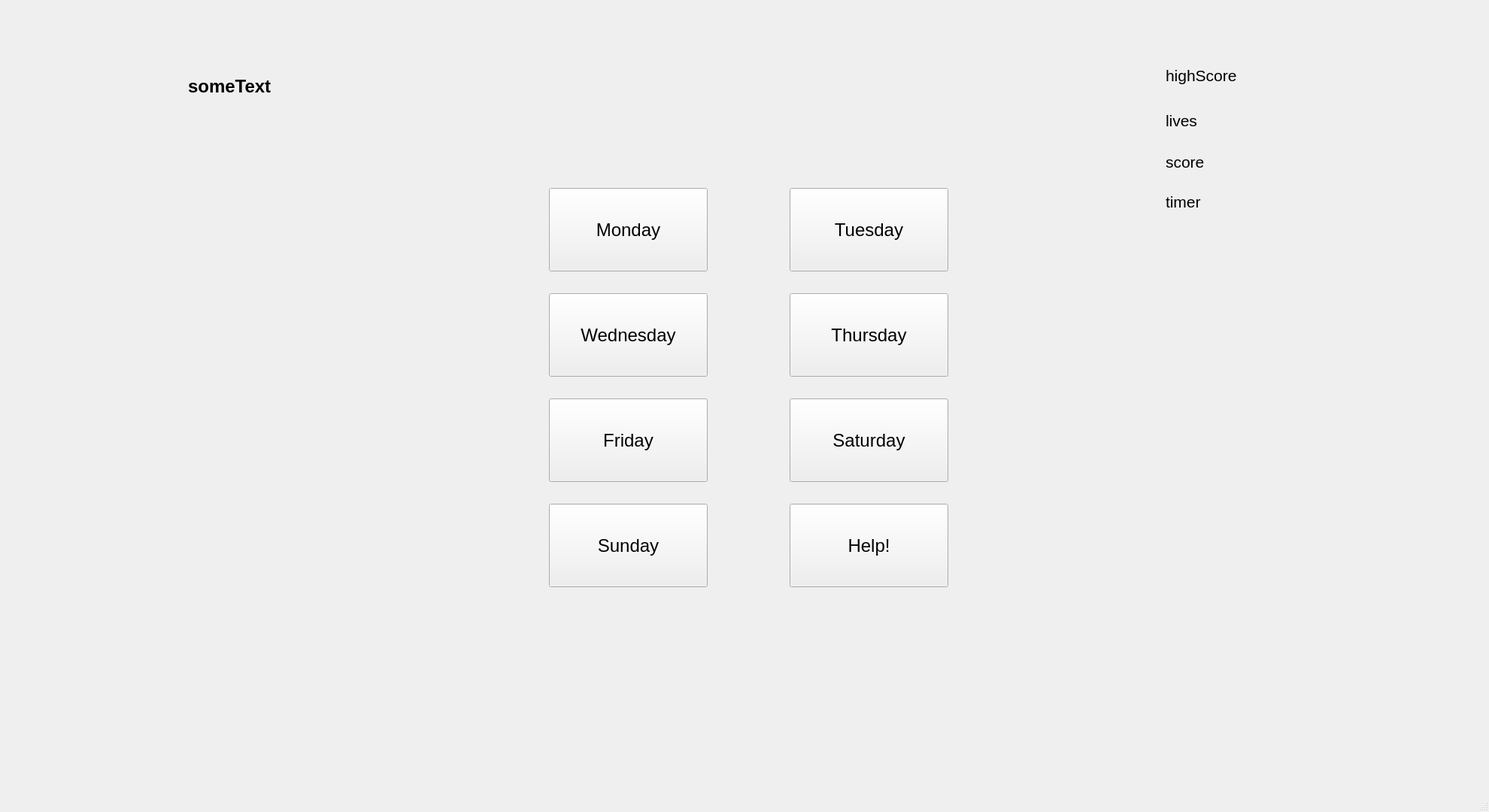
<?xml version="1.0" encoding="UTF-8"?>
<ui version="4.0">
 <class>DOW</class>
 <widget class="QMainWindow" name="DOW">
  <property name="geometry">
   <rect>
    <x>0</x>
    <y>0</y>
    <width>1980</width>
    <height>1080</height>
   </rect>
  </property>
  <property name="windowTitle">
   <string>DOW</string>
  </property>
  <widget class="QWidget" name="centralwidget">
   <widget class="QStackedWidget" name="stackedWidget">
    <property name="geometry">
     <rect>
      <x>0</x>
      <y>0</y>
      <width>1980</width>
      <height>1080</height>
     </rect>
    </property>
    <property name="sizePolicy">
     <sizepolicy hsizetype="Preferred" vsizetype="Preferred">
      <horstretch>0</horstretch>
      <verstretch>0</verstretch>
     </sizepolicy>
    </property>
    <property name="lineWidth">
     <number>0</number>
    </property>
    <property name="currentIndex">
     <number>1</number>
    </property>
    <widget class="QWidget" name="HomePage">
     <widget class="QPushButton" name="ChallengeModeButton">
      <property name="geometry">
       <rect>
        <x>860</x>
        <y>450</y>
        <width>300</width>
        <height>200</height>
       </rect>
      </property>
      <property name="font">
       <font>
        <pointsize>20</pointsize>
       </font>
      </property>
      <property name="text">
       <string>Challenge</string>
      </property>
     </widget>
     <widget class="QPushButton" name="NormalModeButton">
      <property name="geometry">
       <rect>
        <x>860</x>
        <y>200</y>
        <width>300</width>
        <height>200</height>
       </rect>
      </property>
      <property name="font">
       <font>
        <pointsize>20</pointsize>
       </font>
      </property>
      <property name="text">
       <string>Normal</string>
      </property>
     </widget>
     <widget class="QLabel" name="title">
      <property name="geometry">
       <rect>
        <x>860</x>
        <y>80</y>
        <width>291</width>
        <height>71</height>
       </rect>
      </property>
      <property name="font">
       <font>
        <pointsize>20</pointsize>
       </font>
      </property>
      <property name="text">
       <string>Day of The Week Quiz</string>
      </property>
     </widget>
    </widget>
    <widget class="QWidget" name="page">
     <property name="enabled">
      <bool>true</bool>
     </property>
     <property name="maximumSize">
      <size>
       <width>16777215</width>
       <height>1000</height>
      </size>
     </property>
     <widget class="QPushButton" name="monday">
      <property name="geometry">
       <rect>
        <x>730</x>
        <y>250</y>
        <width>211</width>
        <height>111</height>
       </rect>
      </property>
      <property name="font">
       <font>
        <pointsize>18</pointsize>
       </font>
      </property>
      <property name="text">
       <string>Monday</string>
      </property>
     </widget>
     <widget class="QPushButton" name="tuesday">
      <property name="geometry">
       <rect>
        <x>1050</x>
        <y>250</y>
        <width>211</width>
        <height>111</height>
       </rect>
      </property>
      <property name="font">
       <font>
        <pointsize>18</pointsize>
       </font>
      </property>
      <property name="text">
       <string>Tuesday</string>
      </property>
     </widget>
     <widget class="QPushButton" name="wednesday">
      <property name="geometry">
       <rect>
        <x>730</x>
        <y>390</y>
        <width>211</width>
        <height>111</height>
       </rect>
      </property>
      <property name="font">
       <font>
        <pointsize>18</pointsize>
       </font>
      </property>
      <property name="text">
       <string>Wednesday</string>
      </property>
     </widget>
     <widget class="QPushButton" name="thursday">
      <property name="geometry">
       <rect>
        <x>1050</x>
        <y>390</y>
        <width>211</width>
        <height>111</height>
       </rect>
      </property>
      <property name="font">
       <font>
        <pointsize>18</pointsize>
       </font>
      </property>
      <property name="text">
       <string>Thursday</string>
      </property>
     </widget>
     <widget class="QPushButton" name="friday">
      <property name="geometry">
       <rect>
        <x>730</x>
        <y>530</y>
        <width>211</width>
        <height>111</height>
       </rect>
      </property>
      <property name="font">
       <font>
        <pointsize>18</pointsize>
       </font>
      </property>
      <property name="text">
       <string>Friday</string>
      </property>
     </widget>
     <widget class="QPushButton" name="sunday">
      <property name="geometry">
       <rect>
        <x>730</x>
        <y>670</y>
        <width>211</width>
        <height>111</height>
       </rect>
      </property>
      <property name="font">
       <font>
        <pointsize>18</pointsize>
       </font>
      </property>
      <property name="text">
       <string>Sunday</string>
      </property>
     </widget>
     <widget class="QPushButton" name="helpButton">
      <property name="geometry">
       <rect>
        <x>1050</x>
        <y>670</y>
        <width>211</width>
        <height>111</height>
       </rect>
      </property>
      <property name="font">
       <font>
        <pointsize>18</pointsize>
       </font>
      </property>
      <property name="text">
       <string>Help!</string>
      </property>
     </widget>
     <widget class="QPushButton" name="saturday">
      <property name="geometry">
       <rect>
        <x>1050</x>
        <y>530</y>
        <width>211</width>
        <height>111</height>
       </rect>
      </property>
      <property name="font">
       <font>
        <pointsize>18</pointsize>
       </font>
      </property>
      <property name="text">
       <string>Saturday</string>
      </property>
     </widget>
     <widget class="QLabel" name="highScoreLabel">
      <property name="geometry">
       <rect>
        <x>1550</x>
        <y>80</y>
        <width>180</width>
        <height>40</height>
       </rect>
      </property>
      <property name="font">
       <font>
        <pointsize>16</pointsize>
       </font>
      </property>
      <property name="text">
       <string>highScore</string>
      </property>
     </widget>
     <widget class="QLabel" name="livesLabel">
      <property name="geometry">
       <rect>
        <x>1550</x>
        <y>140</y>
        <width>171</width>
        <height>41</height>
       </rect>
      </property>
      <property name="font">
       <font>
        <pointsize>16</pointsize>
       </font>
      </property>
      <property name="text">
       <string>lives</string>
      </property>
     </widget>
     <widget class="QLabel" name="scoreLabel">
      <property name="geometry">
       <rect>
        <x>1550</x>
        <y>200</y>
        <width>161</width>
        <height>31</height>
       </rect>
      </property>
      <property name="font">
       <font>
        <pointsize>16</pointsize>
       </font>
      </property>
      <property name="text">
       <string>score </string>
      </property>
     </widget>
     <widget class="QLabel" name="userResponse">
      <property name="geometry">
       <rect>
        <x>910</x>
        <y>850</y>
        <width>231</width>
        <height>41</height>
       </rect>
      </property>
      <property name="font">
       <font>
        <pointsize>18</pointsize>
       </font>
      </property>
      <property name="text">
       <string/>
      </property>
     </widget>
     <widget class="QLabel" name="timerLabel">
      <property name="geometry">
       <rect>
        <x>1550</x>
        <y>260</y>
        <width>201</width>
        <height>17</height>
       </rect>
      </property>
      <property name="font">
       <font>
        <pointsize>16</pointsize>
       </font>
      </property>
      <property name="text">
       <string>timer</string>
      </property>
     </widget>
     <widget class="QLabel" name="dateLabel">
      <property name="geometry">
       <rect>
        <x>250</x>
        <y>80</y>
        <width>521</width>
        <height>71</height>
       </rect>
      </property>
      <property name="font">
       <font>
        <pointsize>22</pointsize>
       </font>
      </property>
      <property name="text">
       <string>&lt;html&gt;&lt;head/&gt;&lt;body&gt;&lt;p&gt;&lt;span style=&quot; font-size:18pt; font-weight:700;&quot;&gt;someText&lt;/span&gt;&lt;/p&gt;&lt;/body&gt;&lt;/html&gt;</string>
      </property>
     </widget>
    </widget>
    <widget class="QWidget" name="page_2">
     <property name="minimumSize">
      <size>
       <width>0</width>
       <height>1000</height>
      </size>
     </property>
     <widget class="QScrollArea" name="scrollArea">
      <property name="geometry">
       <rect>
        <x>40</x>
        <y>30</y>
        <width>1980</width>
        <height>1080</height>
       </rect>
      </property>
      <property name="widgetResizable">
       <bool>true</bool>
      </property>
      <widget class="QWidget" name="scrollAreaWidgetContents">
       <property name="geometry">
        <rect>
         <x>300</x>
         <y>0</y>
         <width>1964</width>
         <height>1200</height>
        </rect>
       </property>
       <property name="minimumSize">
        <size>
         <width>0</width>
         <height>1200</height>
        </size>
       </property>
       <widget class="QWidget" name="gridLayoutWidget">
        <property name="geometry">
         <rect>
          <x>60</x>
          <y>30</y>
          <width>1053</width>
          <height>1071</height>
         </rect>
        </property>
        <layout class="QGridLayout" name="gridLayout">
         <property name="leftMargin">
          <number>50</number>
         </property>
         <item row="19" column="0">
          <widget class="QLabel" name="answerLabel">
           <property name="text">
            <string>answerLabel</string>
           </property>
          </widget>
         </item>
         <item row="3" column="0">
          <widget class="QTableWidget" name="centuriesTable">
           <property name="enabled">
            <bool>true</bool>
           </property>
           <property name="maximumSize">
            <size>
             <width>245</width>
             <height>160</height>
            </size>
           </property>
           <property name="autoScroll">
            <bool>false</bool>
           </property>
           <row>
            <property name="text">
             <string>1700</string>
            </property>
           </row>
           <row>
            <property name="text">
             <string>1800</string>
            </property>
           </row>
           <row>
            <property name="text">
             <string>1900</string>
            </property>
           </row>
           <row>
            <property name="text">
             <string>2000</string>
            </property>
           </row>
           <column>
            <property name="text">
             <string>Doomsday</string>
            </property>
           </column>
           <column>
            <property name="text">
             <string>Value</string>
            </property>
           </column>
           <item row="0" column="0">
            <property name="text">
             <string>Sunday</string>
            </property>
            <property name="flags">
             <set>ItemIsDragEnabled|ItemIsDropEnabled|ItemIsUserCheckable|ItemIsEnabled</set>
            </property>
           </item>
           <item row="0" column="1">
            <property name="text">
             <string>0</string>
            </property>
            <property name="flags">
             <set>ItemIsDragEnabled|ItemIsDropEnabled|ItemIsUserCheckable|ItemIsEnabled</set>
            </property>
           </item>
           <item row="1" column="0">
            <property name="text">
             <string>Friday</string>
            </property>
            <property name="flags">
             <set>ItemIsDragEnabled|ItemIsDropEnabled|ItemIsUserCheckable|ItemIsEnabled</set>
            </property>
           </item>
           <item row="1" column="1">
            <property name="text">
             <string>5</string>
            </property>
            <property name="flags">
             <set>ItemIsDragEnabled|ItemIsDropEnabled|ItemIsUserCheckable|ItemIsEnabled</set>
            </property>
           </item>
           <item row="2" column="0">
            <property name="text">
             <string>Wednesday</string>
            </property>
            <property name="flags">
             <set>ItemIsDragEnabled|ItemIsDropEnabled|ItemIsUserCheckable|ItemIsEnabled</set>
            </property>
           </item>
           <item row="2" column="1">
            <property name="text">
             <string>3</string>
            </property>
            <property name="flags">
             <set>ItemIsDragEnabled|ItemIsDropEnabled|ItemIsUserCheckable|ItemIsEnabled</set>
            </property>
           </item>
           <item row="3" column="0">
            <property name="text">
             <string>Tuesday</string>
            </property>
            <property name="flags">
             <set>ItemIsDragEnabled|ItemIsDropEnabled|ItemIsUserCheckable|ItemIsEnabled</set>
            </property>
           </item>
           <item row="3" column="1">
            <property name="text">
             <string>2</string>
            </property>
            <property name="flags">
             <set>ItemIsDragEnabled|ItemIsDropEnabled|ItemIsUserCheckable|ItemIsEnabled</set>
            </property>
           </item>
          </widget>
         </item>
         <item row="10" column="0">
          <widget class="QLabel" name="yearLabel3">
           <property name="text">
            <string/>
           </property>
          </widget>
         </item>
         <item row="18" column="0">
          <widget class="QLabel" name="doomsdayCalcLabel">
           <property name="text">
            <string>doomsdayCalcLabel</string>
           </property>
          </widget>
         </item>
         <item row="2" column="0">
          <widget class="QLabel" name="centuryPatternLabel">
           <property name="text">
            <string>&lt;html&gt;&lt;head/&gt;&lt;body&gt;&lt;p&gt;First we consider the century. The doomsday for each century creates a repeating pattern. &lt;/p&gt;&lt;p&gt;&lt;br/&gt;&lt;/p&gt;&lt;/body&gt;&lt;/html&gt;</string>
           </property>
          </widget>
         </item>
         <item row="6" column="0">
          <widget class="QLabel" name="yearPatternLabel">
           <property name="text">
            <string>&lt;html&gt;&lt;head/&gt;&lt;body&gt;&lt;p&gt;The next thing we do is consider the year. We increment the value by 1 for every 12 years. So 12 is 1, 24 is 2, 36 is 3, etc. &lt;/p&gt;&lt;p&gt;We then also add the difference between the year and the appropriate duodecennial, also adding 1 for every leap year passed. &lt;/p&gt;&lt;/body&gt;&lt;/html&gt;</string>
           </property>
          </widget>
         </item>
         <item row="4" column="0">
          <widget class="QLabel" name="centuryLabel">
           <property name="text">
            <string>centuryLabel</string>
           </property>
          </widget>
         </item>
         <item row="9" column="0">
          <widget class="QLabel" name="yearLabel2">
           <property name="text">
            <string>yearLabel</string>
           </property>
          </widget>
         </item>
         <item row="8" column="0">
          <widget class="QLabel" name="yearLabel1">
           <property name="text">
            <string>yearLabel</string>
           </property>
          </widget>
         </item>
         <item row="1" column="0">
          <widget class="QLabel" name="problemLabel">
           <property name="text">
            <string>&lt;html&gt;&lt;head/&gt;&lt;body&gt;&lt;p&gt;problemLabel&lt;/p&gt;&lt;p&gt;&lt;br/&gt;&lt;/p&gt;&lt;/body&gt;&lt;/html&gt;</string>
           </property>
          </widget>
         </item>
         <item row="7" column="0">
          <widget class="QTableWidget" name="tableWidget">
           <property name="maximumSize">
            <size>
             <width>290</width>
             <height>395</height>
            </size>
           </property>
           <row>
            <property name="text">
             <string>January</string>
            </property>
           </row>
           <row>
            <property name="text">
             <string>February</string>
            </property>
           </row>
           <row>
            <property name="text">
             <string>March</string>
            </property>
           </row>
           <row>
            <property name="text">
             <string>April</string>
            </property>
           </row>
           <row>
            <property name="text">
             <string>May</string>
            </property>
           </row>
           <row>
            <property name="text">
             <string>June</string>
            </property>
           </row>
           <row>
            <property name="text">
             <string>July</string>
            </property>
           </row>
           <row>
            <property name="text">
             <string>August</string>
            </property>
           </row>
           <row>
            <property name="text">
             <string>September</string>
            </property>
           </row>
           <row>
            <property name="text">
             <string>October</string>
            </property>
           </row>
           <row>
            <property name="text">
             <string>November</string>
            </property>
           </row>
           <row>
            <property name="text">
             <string>December</string>
            </property>
           </row>
           <column>
            <property name="text">
             <string>month</string>
            </property>
           </column>
           <column>
            <property name="text">
             <string>date</string>
            </property>
           </column>
           <item row="0" column="0">
            <property name="text">
             <string>1</string>
            </property>
           </item>
           <item row="0" column="1">
            <property name="text">
             <string>3/4 (leap)</string>
            </property>
           </item>
           <item row="1" column="0">
            <property name="text">
             <string>2</string>
            </property>
           </item>
           <item row="1" column="1">
            <property name="text">
             <string>28/29 (leap)</string>
            </property>
           </item>
           <item row="2" column="0">
            <property name="text">
             <string>3</string>
            </property>
           </item>
           <item row="2" column="1">
            <property name="text">
             <string>14 (pi day)</string>
            </property>
           </item>
           <item row="3" column="0">
            <property name="text">
             <string>4</string>
            </property>
           </item>
           <item row="3" column="1">
            <property name="text">
             <string>4</string>
            </property>
           </item>
           <item row="4" column="0">
            <property name="text">
             <string>5</string>
            </property>
           </item>
           <item row="4" column="1">
            <property name="text">
             <string>9</string>
            </property>
           </item>
           <item row="5" column="0">
            <property name="text">
             <string>6</string>
            </property>
           </item>
           <item row="5" column="1">
            <property name="text">
             <string>6</string>
            </property>
           </item>
           <item row="6" column="0">
            <property name="text">
             <string>7</string>
            </property>
           </item>
           <item row="6" column="1">
            <property name="text">
             <string>11</string>
            </property>
           </item>
           <item row="7" column="0">
            <property name="text">
             <string>8</string>
            </property>
           </item>
           <item row="7" column="1">
            <property name="text">
             <string>8</string>
            </property>
           </item>
           <item row="8" column="0">
            <property name="text">
             <string>9</string>
            </property>
           </item>
           <item row="8" column="1">
            <property name="text">
             <string>5</string>
            </property>
           </item>
           <item row="9" column="0">
            <property name="text">
             <string>10</string>
            </property>
           </item>
           <item row="9" column="1">
            <property name="text">
             <string>10</string>
            </property>
           </item>
           <item row="10" column="0">
            <property name="text">
             <string>11</string>
            </property>
           </item>
           <item row="10" column="1">
            <property name="text">
             <string>7</string>
            </property>
           </item>
           <item row="11" column="0">
            <property name="text">
             <string>12</string>
            </property>
           </item>
           <item row="11" column="1">
            <property name="text">
             <string>12</string>
            </property>
           </item>
          </widget>
         </item>
         <item row="0" column="0">
          <widget class="QLabel" name="aboutLabel">
           <property name="text">
            <string>&lt;html&gt;&lt;head/&gt;&lt;body&gt;&lt;p&gt;The easiest way to find the day of the week follows from an algorithm devised by mathmatician John Conway, and is called the Doomsday Method.&lt;/p&gt;&lt;p&gt;It relies on knowing a couple of key facts which will allows anyone to determine the day of the week for any given date. &lt;/p&gt;&lt;p&gt;I won't be going into the specifics of the algorithm and instead will borrow some of the tips and tricks offered up by James Grime in this &lt;a href=&quot;https://www.youtube.com/watch?v=z2x3SSBVGJU&quot;&gt;&lt;span style=&quot; text-decoration: underline; color:#007af4;&quot;&gt;numberphile video&lt;/span&gt;&lt;/a&gt;. &lt;/p&gt;&lt;p&gt;You can also enjoy this 3 part explantion videos by the Mathematical Association of America presented by the John Conway himself! (&lt;a href=&quot;https://www.youtube.com/watch?v=T_nQG-Bzxsg&quot;&gt;&lt;span style=&quot; text-decoration: underline; color:#007af4;&quot;&gt;part 1&lt;/span&gt;&lt;/a&gt;, &lt;a href=&quot;https://www.youtube.com/watch?v=hELMxWQQmw8&quot;&gt;&lt;span style=&quot; text-decoration: underline; color:#007af4;&quot;&gt;part 2&lt;/span&gt;&lt;/a&gt;, &lt;a href=&quot;https://www.youtube.com/watch?v=mN6oA3NIiWg&quot;&gt;&lt;span style=&quot; text-decoration: underline; color:#007af4;&quot;&gt;part 3&lt;/span&gt;&lt;/a&gt;).&lt;/p&gt;&lt;/body&gt;&lt;/html&gt;</string>
           </property>
          </widget>
         </item>
         <item row="16" column="0">
          <widget class="QLabel" name="label">
           <property name="text">
            <string>&lt;html&gt;&lt;head/&gt;&lt;body&gt;&lt;p&gt;The final thing to do is to find the value for the date and month. This is where the doomsday comes in. &lt;/p&gt;&lt;p&gt;Every year a set of dates have the same day of the week, and you must remember them.  A trick for the may/september, july november months are to recall the phrase 9-5 at 7/11. &lt;/p&gt;&lt;/body&gt;&lt;/html&gt;</string>
           </property>
          </widget>
         </item>
         <item row="17" column="0">
          <widget class="QLabel" name="doomsdayLabel">
           <property name="text">
            <string>doomsdayLabel</string>
           </property>
          </widget>
         </item>
        </layout>
       </widget>
       <widget class="QPushButton" name="backButton">
        <property name="geometry">
         <rect>
          <x>1150</x>
          <y>850</y>
          <width>211</width>
          <height>111</height>
         </rect>
        </property>
        <property name="font">
         <font>
          <pointsize>18</pointsize>
         </font>
        </property>
        <property name="text">
         <string>Try New Date</string>
        </property>
       </widget>
      </widget>
     </widget>
    </widget>
   </widget>
  </widget>
  <widget class="QMenuBar" name="menubar">
   <property name="geometry">
    <rect>
     <x>0</x>
     <y>0</y>
     <width>1980</width>
     <height>22</height>
    </rect>
   </property>
  </widget>
  <widget class="QStatusBar" name="statusbar"/>
 </widget>
 <resources/>
 <connections/>
</ui>
